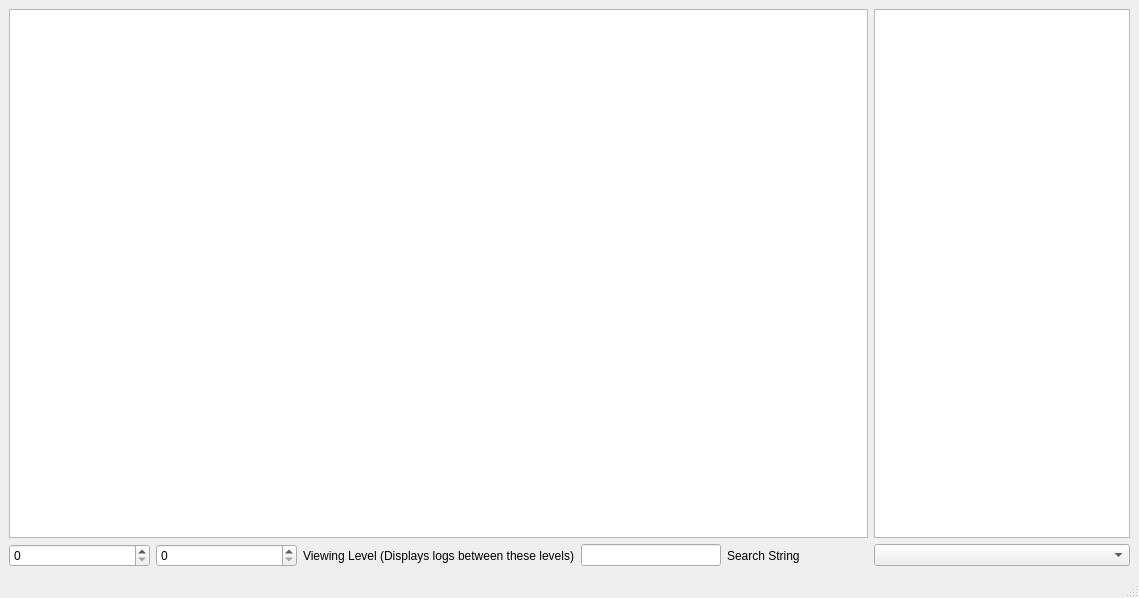
<?xml version="1.0" encoding="UTF-8"?>
<ui version="4.0">
 <class>UTLogWindow</class>
 <widget class="QMainWindow" name="UTLogWindow">
  <property name="geometry">
   <rect>
    <x>0</x>
    <y>0</y>
    <width>1139</width>
    <height>598</height>
   </rect>
  </property>
  <property name="windowTitle">
   <string>MainWindow</string>
  </property>
  <widget class="QWidget" name="centralwidget">
   <layout class="QGridLayout" name="gridLayout">
    <item row="3" column="0">
     <widget class="QSpinBox" name="logLevelLowBox"/>
    </item>
    <item row="3" column="1">
     <widget class="QSpinBox" name="logLevelHighBox"/>
    </item>
    <item row="3" column="2">
     <widget class="QLabel" name="label">
      <property name="text">
       <string>Viewing Level (Displays logs between these levels)</string>
      </property>
     </widget>
    </item>
    <item row="3" column="3">
     <widget class="QLineEdit" name="searchString"/>
    </item>
    <item row="3" column="4">
     <widget class="QLabel" name="label_2">
      <property name="text">
       <string>Search String</string>
      </property>
     </widget>
    </item>
    <item row="3" column="5">
     <widget class="QComboBox" name="moduleBox"/>
    </item>
    <item row="2" column="0" colspan="5">
     <widget class="QTextBrowser" name="textBrowser">
      <property name="sizePolicy">
       <sizepolicy hsizetype="Expanding" vsizetype="Expanding">
        <horstretch>1</horstretch>
        <verstretch>1</verstretch>
       </sizepolicy>
      </property>
     </widget>
    </item>
    <item row="2" column="5">
     <widget class="QTextBrowser" name="memoryBlocks">
      <property name="horizontalScrollBarPolicy">
       <enum>Qt::ScrollBarAlwaysOff</enum>
      </property>
     </widget>
    </item>
   </layout>
  </widget>
  <widget class="QStatusBar" name="statusBar"/>
 </widget>
 <resources/>
 <connections/>
</ui>
